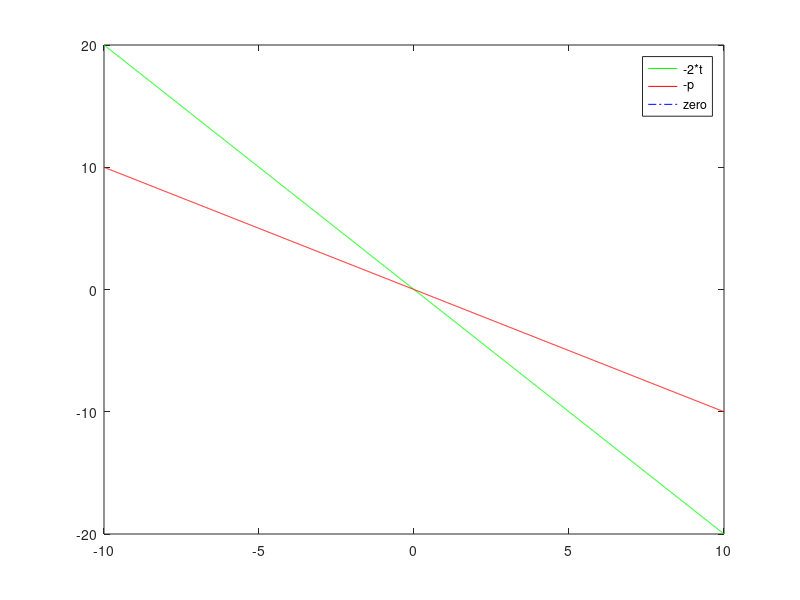

Recreate this plot in MATLAB.
close all; clear; 
t = -10:.01:10;
p = [-10:.01:10];
J1 = -2*t;
J2 = -p;
z = 0;
plot(t,J1,'g',t,J2,'r',t,z,'-.b')
legend('-2*t','-p','zero')
